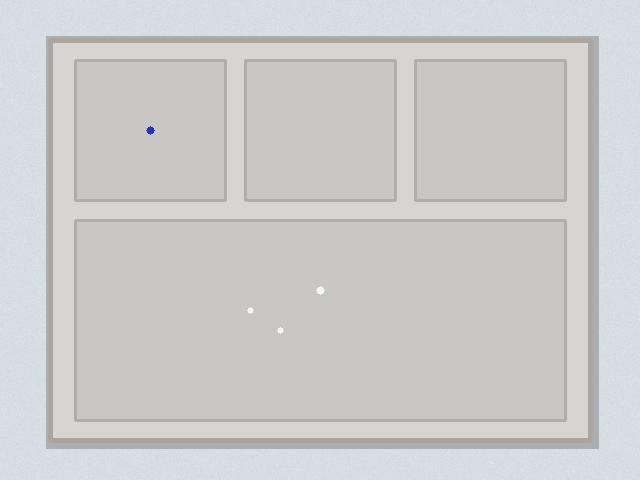
#> input picture assets/sample_tray_clean.jpg, 640 x 480 px
$ python -i vision_ai.py   (imports and definitions only)   (older library calls are emulated)
#> lines starting #> are read from the running program, lines starting #| are printed output that depends on the picture; after the words box and inside, x2 and y2 are one past the last pixel; in counts of white or black regions, pixels touching at a corner belong together
"""
vision_ai.py
============
OpenCV-Powered Food Tray Leftover Analysis Module for MessMind AI.
Developed for Frugal Innovation course at IIIT Dharwad.

Provides robust, real-time computer vision analysis:
- Plate / Tray Region of Interest (ROI) extraction
- Multi-space color segmentation (HSV & LAB) to separate food from stainless steel / ceramic trays
- Morphological noise cleanup & contour extraction
- Surface area coverage % calculation
- Transparent leftover classification without fabricated mass claims
"""

import time
from datetime import datetime
from typing import Dict, Any, Tuple, Optional, List
import cv2
import numpy as np
from PIL import Image
import io


# [326 lines left out: function analyze_food_image, not called in this run]


# =============================================================================
# ADAPTIVE COMPUTER VISION INTELLIGENCE & FOOD WASTE FINGERPRINTING
# =============================================================================

def analyze_image_quality(img_bgr: np.ndarray) -> Dict[str, Any]:
    """
    Evaluate optical characteristics of the input plate photograph:
    brightness, contrast, noise estimate, and focus/sharpness.
    """
    gray = cv2.cvtColor(img_bgr, cv2.COLOR_BGR2GRAY)
    mean_brightness = float(np.mean(gray))
    contrast_std = float(np.std(gray))

    # Sharpness via Laplacian variance
    lap = cv2.Laplacian(gray, cv2.CV_64F)
    sharpness = float(lap.var())

    # Noise level estimate via difference between image and median-filtered image
    median = cv2.medianBlur(gray, 3)
    noise_est = float(np.mean(np.abs(gray.astype(np.float32) - median.astype(np.float32))))

    # Determine optical quality state
    if sharpness < 25.0:
        quality_label = "Blurry / Low Sharpness"
        quality_score = 0.55
    elif mean_brightness < 70.0:
        quality_label = "Under-Exposed / Dim Lighting"
        quality_score = 0.70
    elif mean_brightness > 210.0:
        quality_label = "Over-Exposed / High Glare"
        quality_score = 0.75
    elif contrast_std < 32.0:
        quality_label = "Flat Contrast"
        quality_score = 0.80
    else:
        quality_label = "Optimal Exposure & Focus"
        quality_score = 0.98

    return {
        "mean_brightness": round(mean_brightness, 1),
        "contrast_std": round(contrast_std, 1),
        "sharpness": round(sharpness, 1),
        "noise_estimate": round(noise_est, 2),
        "quality_label": quality_label,
        "quality_score": quality_score
    }


def select_adaptive_strategy(quality_info: Dict[str, Any]) -> Dict[str, Any]:
    """
    Dynamically select computer vision preprocessing parameters based on image quality characteristics.
    """
    b = quality_info["mean_brightness"]
    c = quality_info["contrast_std"]
    noise = quality_info["noise_estimate"]

    apply_clahe = False
    bilateral_d = 0
    sat_thresh_adj = 0

    if c < 35.0:
        strategy_name = "Adaptive Contrast Boost (CLAHE)"
        apply_clahe = True
    elif b < 85.0:
        strategy_name = "Adaptive Dim Compensation (-8 Sat Thresh)"
        sat_thresh_adj = -8
    elif b > 200.0:
        strategy_name = "Adaptive Glare Suppression (+6 Sat Thresh)"
        sat_thresh_adj = 6
    elif noise > 4.5:
        strategy_name = "Adaptive Bilateral Denoising"
        bilateral_d = 7
    else:
        strategy_name = "Standard Dual-Space HSV+CIELAB"

    return {
        "strategy_name": strategy_name,
        "apply_clahe": apply_clahe,
        "bilateral_d": bilateral_d,
        "sat_thresh_adj": sat_thresh_adj
    }


def extract_waste_fingerprint(
    food_mask: np.ndarray,
    valid_contours: list,
    tray_mask: np.ndarray
) -> Dict[str, Any]:
    """
    Extract a unique morphological fingerprint for food residue:
    cluster dispersion, spatial distribution, and waste categorization.
    """
    cluster_count = len(valid_contours)
    if cluster_count == 0 or cv2.countNonZero(food_mask) == 0:
        return {
            "cluster_count": 0,
            "avg_cluster_size_px": 0,
            "largest_cluster_size_px": 0,
            "dispersion_index": 0.0,
            "spatial_distribution": "Clean Surface",
            "fingerprint_label": "Clean Plate Clearance",
            "description": "Negligible residue detected. Optimal clearance."
        }

    areas = [int(cv2.contourArea(c)) for c in valid_contours]
    avg_area = round(float(np.mean(areas)), 1)
    max_area = int(max(areas))

    # Spatial centroid analysis to determine center vs. periphery distribution
    h, w = food_mask.shape[:2]
    center_y, center_x = h // 2, w // 2
    inner_radius = int(min(h, w) * 0.28)

    center_mask = np.zeros((h, w), dtype=np.uint8)
    cv2.circle(center_mask, (center_x, center_y), inner_radius, 255, -1)
    center_food = cv2.countNonZero(cv2.bitwise_and(food_mask, center_mask))
    total_food = cv2.countNonZero(food_mask)

    center_ratio = (center_food / max(1, total_food))

    if center_ratio > 0.65:
        spatial_dist = "Center-Concentrated Core Heap"
    elif center_ratio < 0.28:
        spatial_dist = "Perimeter / Border Smeared"
    else:
        spatial_dist = "Uniformly Scattered Morsels"

    # Dispersion index: bounding extent across the plate
    all_pts = np.vstack([c for c in valid_contours]) if len(valid_contours) > 0 else np.array([])
    if len(all_pts) > 0:
        hull = cv2.convexHull(all_pts)
        hull_area = cv2.contourArea(hull)
        dispersion_index = round(float(hull_area / max(1, cv2.countNonZero(tray_mask))), 3)
    else:
        dispersion_index = 0.0

    # Categorize into human-understandable Food Waste Fingerprints
    food_cov_ratio = (total_food / max(1, cv2.countNonZero(tray_mask)))
    if food_cov_ratio < 0.04:
        fingerprint_label = "Clean Plate Scrapings"
        desc = "Virtually clear plate with minor condiment or spice traces."
    elif max_area > 8000 or (cluster_count <= 2 and food_cov_ratio > 0.22):
        fingerprint_label = "Single Large Unfinished Portion"
        desc = "Student left behind an entire solid core heap or whole roti/curry portion."
    elif cluster_count >= 6 and avg_area < 450:
        fingerprint_label = "Dispersed Food Grains / Crumbs"
        desc = "Numerous tiny scattered morsels or grains spread across the plate surface."
    elif spatial_dist == "Perimeter / Border Smeared":
        fingerprint_label = "Rim-Smeared Gravy Residue"
        desc = "Residue spread along the tray edges or compartment dividers."
    else:
        fingerprint_label = "Scattered Morsels & Mixed Veg Residue"
        desc = "Moderate scattered clumps of unfinished meal requiring portioning review."

    return {
        "cluster_count": cluster_count,
        "avg_cluster_size_px": avg_area,
        "largest_cluster_size_px": max_area,
        "dispersion_index": dispersion_index,
        "spatial_distribution": spatial_dist,
        "fingerprint_label": fingerprint_label,
        "description": desc
    }


def analyze_food_image_adaptive(image_input, custom_params: Optional[Dict[str, Any]] = None) -> Dict[str, Any]:
    """
    Adaptive Computer Vision pipeline for an individual dining plate:
    1. Evaluates image quality (brightness, contrast, noise, sharpness)
    2. Dynamically applies adaptive strategies (CLAHE, exposure offset, bilateral filtering)
    3. Segments food in dual color spaces (HSV + LAB) and texture
    4. Extracts visual food-waste fingerprint
    """
    start_time = time.perf_counter()

    # Convert to BGR
    if hasattr(image_input, "getvalue"):
        raw_bytes = image_input.getvalue()
        nparr = np.frombuffer(raw_bytes, np.uint8)
        img_bgr = cv2.imdecode(nparr, cv2.IMREAD_COLOR)
    elif hasattr(image_input, "read") and not isinstance(image_input, (np.ndarray, Image.Image)):
        raw_bytes = image_input.read()
        nparr = np.frombuffer(raw_bytes, np.uint8)
        img_bgr = cv2.imdecode(nparr, cv2.IMREAD_COLOR)
    elif isinstance(image_input, bytes):
        nparr = np.frombuffer(image_input, np.uint8)
        img_bgr = cv2.imdecode(nparr, cv2.IMREAD_COLOR)
    elif isinstance(image_input, Image.Image):
        img_rgb = np.array(image_input.convert("RGB"))
        img_bgr = cv2.cvtColor(img_rgb, cv2.COLOR_RGB2BGR)
    elif isinstance(image_input, np.ndarray):
        img_bgr = image_input.copy()
    else:
        raise ValueError(f"Unsupported input type: {type(image_input)}")

    if img_bgr is None:
        return {"success": False, "error": "Unable to decode image."}

    # Resize to standard processing envelope
    h, w = img_bgr.shape[:2]
    max_dim = 800
    if max(h, w) > max_dim:
        scale = max_dim / float(max(h, w))
        img_bgr = cv2.resize(img_bgr, (int(w * scale), int(h * scale)), interpolation=cv2.INTER_AREA)
        h, w = img_bgr.shape[:2]

    # 1. Quality & Adaptive Parameter Selection
    quality_info = analyze_image_quality(img_bgr)
    adaptive_params = select_adaptive_strategy(quality_info)

    # 2. Adaptive Preprocessing
    processed_bgr = img_bgr.copy()
    if adaptive_params["apply_clahe"]:
        lab_pre = cv2.cvtColor(processed_bgr, cv2.COLOR_BGR2LAB)
        l, a, b = cv2.split(lab_pre)
        clahe = cv2.createCLAHE(clipLimit=2.2, tileGridSize=(8, 8))
        l = clahe.apply(l)
        lab_pre = cv2.merge((l, a, b))
        processed_bgr = cv2.cvtColor(lab_pre, cv2.COLOR_LAB2BGR)

    if adaptive_params["bilateral_d"] > 0:
        processed_bgr = cv2.bilateralFilter(processed_bgr, d=adaptive_params["bilateral_d"], sigmaColor=40, sigmaSpace=40)

    # Convert to RGB for display
    img_rgb = cv2.cvtColor(img_bgr, cv2.COLOR_BGR2RGB)

    # 3. Plate ROI Isolation
    gray = cv2.cvtColor(processed_bgr, cv2.COLOR_BGR2GRAY)
    blurred_gray = cv2.GaussianBlur(gray, (9, 9), 2)
    circles = cv2.HoughCircles(
        blurred_gray, cv2.HOUGH_GRADIENT, dp=1.2, minDist=w // 2,
        param1=50, param2=30, minRadius=int(min(w, h) * 0.25), maxRadius=int(max(w, h) * 0.52)
    )

    tray_mask = np.zeros((h, w), dtype=np.uint8)
    detected_tray_shape = "Multi-Compartment Stainless Thali"
    if circles is not None:
        circles = np.uint16(np.around(circles))
        for c in circles[0, :1]:
            cx, cy, r = int(c[0]), int(c[1]), int(c[2])
            r = min(r, cx, cy, w - cx, h - cy)
            if r > int(min(w, h) * 0.25):
                cv2.circle(tray_mask, (cx, cy), r, 255, -1)
                detected_tray_shape = "Circular Dining Plate"
                break

    if cv2.countNonZero(tray_mask) < (h * w * 0.2):
        mx, my = int(w * 0.06), int(h * 0.06)
        tray_mask = np.zeros((h, w), dtype=np.uint8)
        cv2.rectangle(tray_mask, (mx, my), (w - mx, h - my), 255, -1)
        detected_tray_shape = "Multi-Compartment Stainless Thali"

    tray_pixel_count = cv2.countNonZero(tray_mask)

    # 4. Color & Texture Segmentation
    hsv = cv2.cvtColor(processed_bgr, cv2.COLOR_BGR2HSV)
    lab = cv2.cvtColor(processed_bgr, cv2.COLOR_BGR2LAB)

    sat = hsv[:, :, 1]
    val = hsv[:, :, 2]
    base_sat_thresh = max(24, 38 + adaptive_params["sat_thresh_adj"])
    _, food_color_mask = cv2.threshold(sat, base_sat_thresh, 255, cv2.THRESH_BINARY)

    _, a_chan, b_chan = cv2.split(lab)
    color_deviation = np.abs(a_chan.astype(np.int16) - 128) + np.abs(b_chan.astype(np.int16) - 128)
    lab_food_mask = np.where(color_deviation > 18, 255, 0).astype(np.uint8)

    laplacian = cv2.Laplacian(gray, cv2.CV_64F)
    texture_mask = np.where((np.abs(laplacian) > 14) & (val > 140) & (sat > 15), 255, 0).astype(np.uint8)

    combined_mask = cv2.bitwise_or(food_color_mask, lab_food_mask)
    combined_mask = cv2.bitwise_or(combined_mask, texture_mask)
    food_in_tray = cv2.bitwise_and(combined_mask, combined_mask, mask=tray_mask)

    # 5. Morphology & Cleanup
    k_small = cv2.getStructuringElement(cv2.MORPH_ELLIPSE, (5, 5))
    k_large = cv2.getStructuringElement(cv2.MORPH_ELLIPSE, (9, 9))
    cleaned_mask = cv2.morphologyEx(food_in_tray, cv2.MORPH_OPEN, k_small)
    cleaned_mask = cv2.morphologyEx(cleaned_mask, cv2.MORPH_CLOSE, k_large)

    contours, _ = cv2.findContours(cleaned_mask, cv2.RETR_EXTERNAL, cv2.CHAIN_APPROX_SIMPLE)
    valid_contours = [cnt for cnt in contours if cv2.contourArea(cnt) > 45]

    final_food_mask = np.zeros_like(cleaned_mask)
    for cnt in valid_contours:
        cv2.drawContours(final_food_mask, [cnt], -1, 255, -1)

    food_pixel_count = cv2.countNonZero(final_food_mask)
    coverage_pct = round((food_pixel_count / max(1, tray_pixel_count)) * 100.0, 1)
    coverage_pct = min(100.0, max(0.0, coverage_pct))

    # 6. Food Waste Fingerprint
    fingerprint = extract_waste_fingerprint(final_food_mask, valid_contours, tray_mask)

    # Categorization
    if coverage_pct < 4.0:
        cat, color = "Clean Tray", "#16A36A"
    elif coverage_pct < 16.0:
        cat, color = "Low Waste", "#84CC16"
    elif coverage_pct < 32.0:
        cat, color = "Moderate Waste", "#F4A261"
    else:
        cat, color = "High Waste", "#E76F51"

    # Polished Overlay
    overlay_rgb = img_rgb.copy()
    tint_layer = np.zeros_like(img_rgb)
    tint_layer[:, :] = [22, 163, 106]
    food_indices = (final_food_mask > 0)
    overlay_rgb[food_indices] = (0.45 * tint_layer[food_indices] + 0.55 * overlay_rgb[food_indices]).astype(np.uint8)
    cv2.drawContours(overlay_rgb, valid_contours, -1, (197, 244, 103), 2)
    tray_cnts, _ = cv2.findContours(tray_mask, cv2.RETR_EXTERNAL, cv2.CHAIN_APPROX_SIMPLE)
    cv2.drawContours(overlay_rgb, tray_cnts, -1, (18, 55, 42), 2)

    elapsed_ms = round((time.perf_counter() - start_time) * 1000, 1)

    return {
        "success": True,
        "coverage_percentage": coverage_pct,
        "leftover_category": cat,
        "status_color": color,
        "detected_tray_shape": detected_tray_shape,
        "food_pixel_count": int(food_pixel_count),
        "tray_pixel_count": int(tray_pixel_count),
        "contour_count": len(valid_contours),
        "processing_time_ms": elapsed_ms,
        "quality_info": quality_info,
        "adaptive_strategy": adaptive_params["strategy_name"],
        "fingerprint": fingerprint,
        "original_img": Image.fromarray(img_rgb),
        "overlay_img": Image.fromarray(overlay_rgb),
        "mask_img": Image.fromarray(cv2.cvtColor(final_food_mask, cv2.COLOR_GRAY2RGB)),
        "disclaimer": "Relative plate surface coverage estimate. Mass in kg requires physical scale measurement."
    }


# [185 lines left out: functions analyze_plate_batch, generate_sample_plate_batch, create_sample_tray_image, not called in this run]

>>> from PIL import Image
>>> picture = Image.open('assets/sample_tray_clean.jpg')
#> picture is the input picture: PIL image 640x480 RGB; mean R, G, B 204.7, 203.7, 203.7
>>> result = analyze_food_image_adaptive(picture)
#> in analyze_image_quality, `mean_brightness = float(np.mean(gray))`: mean_brightness = 204.1
#> in analyze_image_quality, `contrast_std = float(np.std(gray))`: contrast_std = 13.79
#> in analyze_image_quality, `lap = cv2.Laplacian(gray, cv2.CV_64F)`:
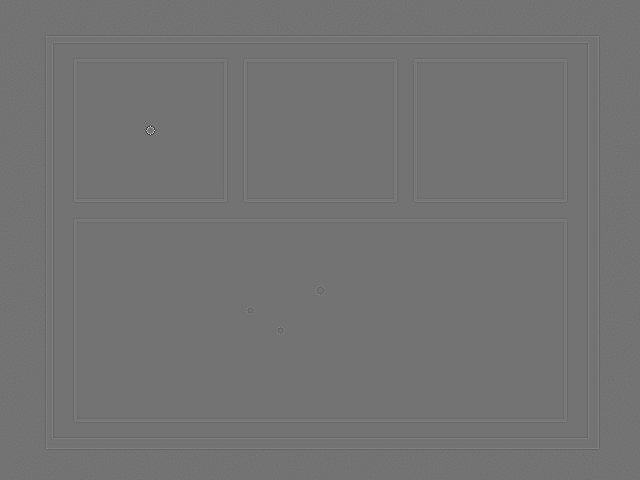
#> lap: shape (480, 640) float64; min -365, max 443, mean 0; drawn with min black and max white
#> in analyze_image_quality, `sharpness = float(lap.var())`: sharpness = 113.8
#> in analyze_image_quality, `noise_est = float(np.mean(np.abs(gray.astype(np.float32) - median.asty..`: noise_est = 0.374
#> in analyze_food_image_adaptive, `quality_info = analyze_image_quality(img_bgr)`: quality_info = {'mean_brightness': 204.1, 'contrast_std': 13.8, 'sharpness': 113.8, 'noise_estimate': 0.37, 'quality_label': 'Flat Contrast', 'quality_score': 0.8}
#> in select_adaptive_strategy, `b = quality_info["mean_brightness"]`: b = 204.1
#> in select_adaptive_strategy, `c = quality_info["contrast_std"]`: c = 13.8
#> in select_adaptive_strategy, `noise = quality_info["noise_estimate"]`: noise = 0.37
#> in analyze_food_image_adaptive, `adaptive_params = select_adaptive_strategy(quality_info)`: adaptive_params = {'strategy_name': 'Adaptive Contrast Boost (CLAHE)', 'apply_clahe': True, 'bilateral_d': 0, 'sat_thresh_adj': 0}
#> in analyze_food_image_adaptive, `blurred_gray = cv2.GaussianBlur(gray, (9, 9), 2)`:
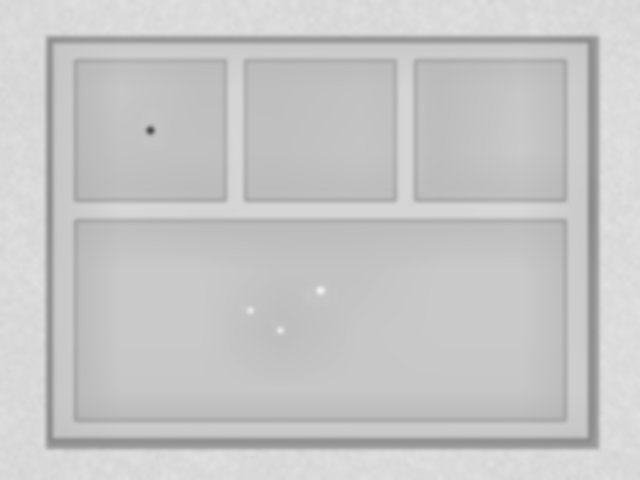
#> blurred_gray: shape (480, 640); min 74, max 240, mean 198.3
#> in analyze_food_image_adaptive, `circles = cv2.HoughCircles( blurred_gray, cv2.HOUGH_GRADIENT, dp=1.2, ..`: circles = [[306.6, 168.6, 280.8]]
#> in analyze_food_image_adaptive, `circles = np.uint16(np.around(circles))`: circles = [[307, 169, 281]]
#> the loop in analyze_food_image_adaptive, `for c in circles[0, :1]:` made 1 pass
#> (c, cx, cy, r, detected_tray_shape) on pass 1: ([307, 169, 281], 307, 169, 169, 'Circular Dining Plate')
#> after the loop in analyze_food_image_adaptive, `for c in circles[0, :1]:`:
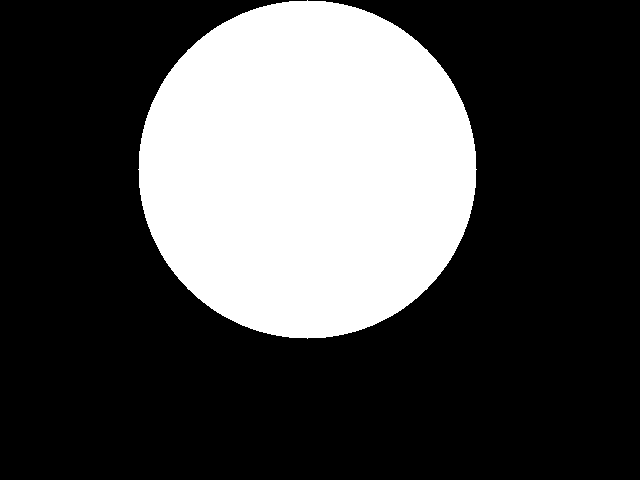
#> tray_mask: shape (480, 640); 29.2% white; 1 white region, box (x1, y1, x2, y2) and area: (138, 0, 477, 339) 89673
#> in analyze_food_image_adaptive, `tray_pixel_count = cv2.countNonZero(tray_mask)`: tray_pixel_count = 89673
#> in analyze_food_image_adaptive, `sat = hsv[:, :, 1]`:
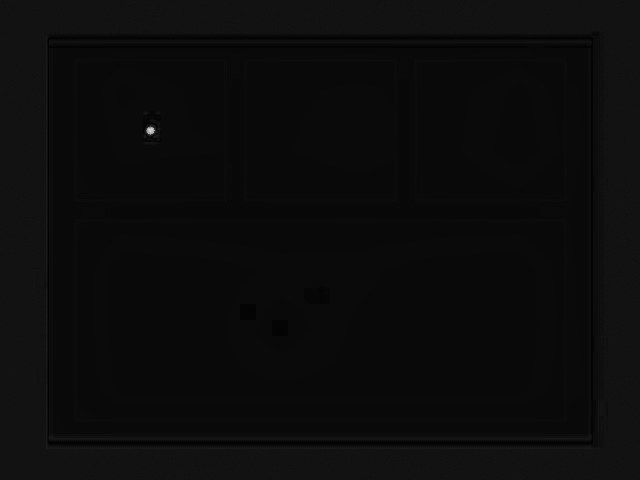
#> sat: shape (480, 640); min 0, max 225, mean 11.7
#> in analyze_food_image_adaptive, `base_sat_thresh = max(24, 38 + adaptive_params["sat_thresh_adj"])`: base_sat_thresh = 38
#> in analyze_food_image_adaptive, `food_in_tray = cv2.bitwise_and(combined_mask, combined_mask, mask=tray..`:
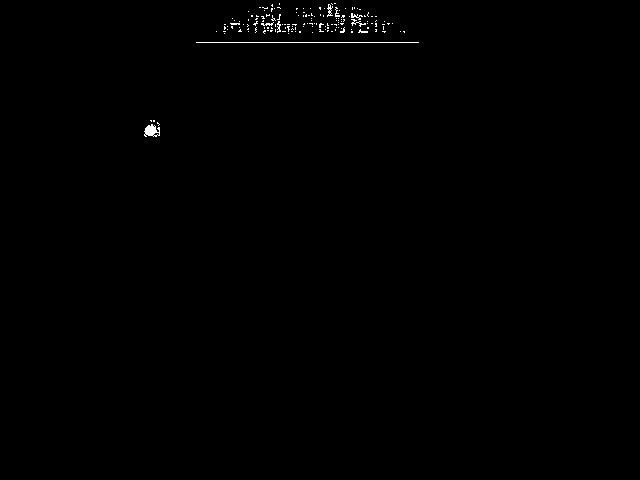
#> food_in_tray: shape (480, 640); 0.33% white in thin lines or dots, all inside (x1, y1, x2, y2) = (144, 3, 419, 137)
#> in analyze_food_image_adaptive, `k_small = cv2.getStructuringElement(cv2.MORPH_ELLIPSE, (5, 5))`: k_small = [[0, 0, 1, 0, 0], [1, 1, 1, 1, 1], [1, 1, 1, 1, 1], [1, 1, 1, 1, 1], [0, 0, 1, 0, 0]]
#> in analyze_food_image_adaptive, `contours, _ = cv2.findContours(cleaned_mask, cv2.RETR_EXTERNAL, cv2.CH..`: contours = 1 contour; box (x1, y1, x2, y2) and area: (145, 125, 157, 136) 82
#> in analyze_food_image_adaptive, `valid_contours = [cnt for cnt in contours if cv2.contourArea(cnt) > 45]`: valid_contours has the same summary as contours
#> the loop in analyze_food_image_adaptive, `for cnt in valid_contours:` made 1 pass
#> in analyze_food_image_adaptive, `food_pixel_count = cv2.countNonZero(final_food_mask)`: food_pixel_count = 99
#> in analyze_food_image_adaptive, `coverage_pct = round((food_pixel_count / max(1, tray_pixel_count)) * 1..`: coverage_pct = 0.1
#> in extract_waste_fingerprint, `cluster_count = len(valid_contours)`: cluster_count = 1
#> in extract_waste_fingerprint, `areas = [int(cv2.contourArea(c)) for c in valid_contours]`: areas = [82]
#> in extract_waste_fingerprint, `avg_area = round(float(np.mean(areas)), 1)`: avg_area = 82
#> in extract_waste_fingerprint, `cv2.circle(center_mask, (center_x, center_y), inner_radius, 255, -1)`:
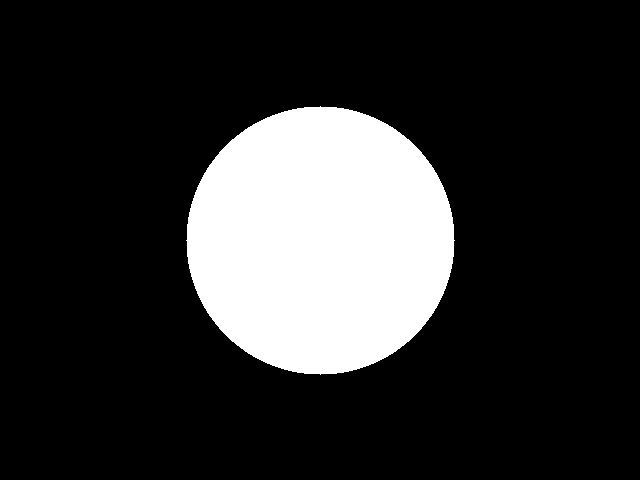
#> center_mask: shape (480, 640); 18.4% white; 1 white region, box (x1, y1, x2, y2) and area: (186, 106, 455, 375) 56401
#> in extract_waste_fingerprint, `center_food = cv2.countNonZero(cv2.bitwise_and(food_mask, center_mask))`: center_food = 0
#> in extract_waste_fingerprint, `total_food = cv2.countNonZero(food_mask)`: total_food = 99
#> in extract_waste_fingerprint, `center_ratio = (center_food / max(1, total_food))`: center_ratio = 0
#> in extract_waste_fingerprint, `all_pts = np.vstack([c for c in valid_contours]) if len(valid_contours..`: all_pts = contour of 21 points, box (x1, y1, x2, y2) (145, 125, 157, 136), area 82
#> in extract_waste_fingerprint, `hull = cv2.convexHull(all_pts)`: hull = contour of 12 points, box (x1, y1, x2, y2) (145, 125, 157, 136), area 88
#> in extract_waste_fingerprint, `hull_area = cv2.contourArea(hull)`: hull_area = 88
#> in extract_waste_fingerprint, `dispersion_index = round(float(hull_area / max(1, cv2.countNonZero(tra..`: dispersion_index = 0.001
#> in extract_waste_fingerprint, `food_cov_ratio = (total_food / max(1, cv2.countNonZero(tray_mask)))`: food_cov_ratio = 0.0011
#> in analyze_food_image_adaptive, `fingerprint = extract_waste_fingerprint(final_food_mask, valid_contour..`: fingerprint = 7 items
#> in analyze_food_image_adaptive, `tray_cnts, _ = cv2.findContours(tray_mask, cv2.RETR_EXTERNAL, cv2.CHAI..`: tray_cnts = 1 contour; box (x1, y1, x2, y2) and area: (138, 0, 477, 339) 89194
#> in analyze_food_image_adaptive, `cv2.drawContours(overlay_rgb, tray_cnts, -1, (18, 55, 42), 2)`:
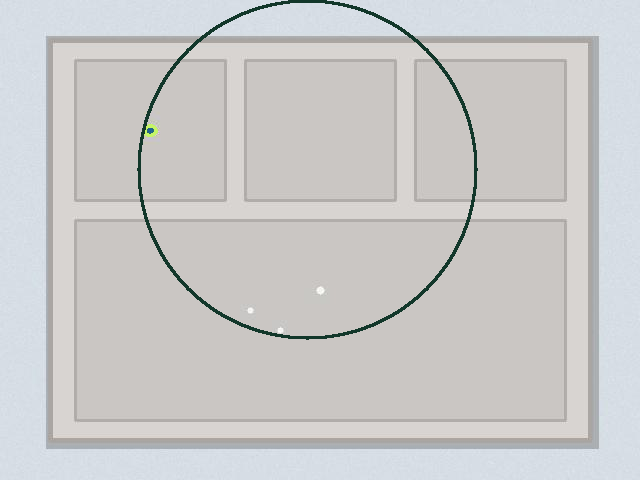
#> overlay_rgb: shape (480, 640, 3); mean R, G, B 202.4, 202, 201.7
#> result = 16 items
